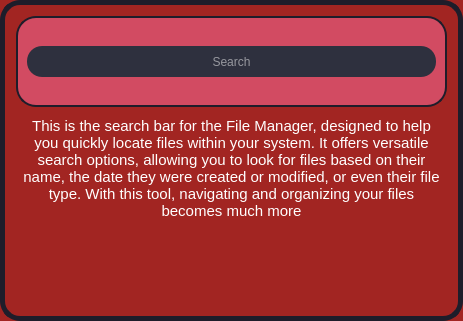
               <widget class="QFrame" name="frame_28">
                <property name="minimumSize">
                 <size>
                  <width>451</width>
                  <height>261</height>
                 </size>
                </property>
                <property name="styleSheet">
                 <string notr="true">background-color:#A22522;
border-radius: 20px;
border: 5px solid rgb(30, 29, 42);</string>
                </property>
                <property name="frameShape">
                 <enum>QFrame::StyledPanel</enum>
                </property>
                <property name="frameShadow">
                 <enum>QFrame::Raised</enum>
                </property>
                <layout class="QGridLayout" name="gridLayout_39">
                 <item row="0" column="0">
                  <widget class="QFrame" name="frame_29">
                   <property name="sizePolicy">
                    <sizepolicy hsizetype="Expanding" vsizetype="Fixed">
                     <horstretch>0</horstretch>
                     <verstretch>0</verstretch>
                    </sizepolicy>
                   </property>
                   <property name="minimumSize">
                    <size>
                     <width>431</width>
                     <height>91</height>
                    </size>
                   </property>
                   <property name="maximumSize">
                    <size>
                     <width>16777215</width>
                     <height>91</height>
                    </size>
                   </property>
                   <property name="styleSheet">
                    <string notr="true">background-color: #D24B62;
border-radius: 20px;
border: 2px solid  rgb(30, 29, 42);</string>
                   </property>
                   <property name="frameShape">
                    <enum>QFrame::StyledPanel</enum>
                   </property>
                   <property name="frameShadow">
                    <enum>QFrame::Raised</enum>
                   </property>
                   <layout class="QGridLayout" name="gridLayout_40">
                    <item row="0" column="0">
                     <spacer name="verticalSpacer_32">
                      <property name="orientation">
                       <enum>Qt::Vertical</enum>
                      </property>
                      <property name="sizeHint" stdset="0">
                       <size>
                        <width>20</width>
                        <height>7</height>
                       </size>
                      </property>
                     </spacer>
                    </item>
                    <item row="1" column="0">
                     <widget class="QLineEdit" name="lineEdit_9">
                      <property name="enabled">
                       <bool>false</bool>
                      </property>
                      <property name="minimumSize">
                       <size>
                        <width>401</width>
                        <height>31</height>
                       </size>
                      </property>
                      <property name="styleSheet">
                       <string notr="true">background-color: rgb(46, 48, 62);
color: rgb(255, 255, 255);
border-radius: 15px;
border: none;</string>
                      </property>
                      <property name="alignment">
                       <set>Qt::AlignCenter</set>
                      </property>
                      <property name="placeholderText">
                       <string>Search</string>
                      </property>
                     </widget>
                    </item>
                    <item row="2" column="0">
                     <spacer name="verticalSpacer_33">
                      <property name="orientation">
                       <enum>Qt::Vertical</enum>
                      </property>
                      <property name="sizeHint" stdset="0">
                       <size>
                        <width>20</width>
                        <height>7</height>
                       </size>
                      </property>
                     </spacer>
                    </item>
                   </layout>
                  </widget>
                 </item>
                 <item row="1" column="0">
                  <widget class="QTextBrowser" name="textBrowser_5">
                   <property name="minimumSize">
                    <size>
                     <width>401</width>
                     <height>48</height>
                    </size>
                   </property>
                   <property name="styleSheet">
                    <string notr="true">border: none;</string>
                   </property>
                   <property name="html">
                    <string>&lt;!DOCTYPE HTML PUBLIC &quot;-//W3C//DTD HTML 4.0//EN&quot; &quot;http://www.w3.org/TR/REC-html40/strict.dtd&quot;&gt;
&lt;html&gt;&lt;head&gt;&lt;meta name=&quot;qrichtext&quot; content=&quot;1&quot; /&gt;&lt;style type=&quot;text/css&quot;&gt;
p, li { white-space: pre-wrap; }
&lt;/style&gt;&lt;/head&gt;&lt;body style=&quot; font-family:'MS Shell Dlg 2'; font-size:8.25pt; font-weight:400; font-style:normal;&quot;&gt;
&lt;p align=&quot;center&quot; style=&quot; margin-top:0px; margin-bottom:0px; margin-left:0px; margin-right:0px; -qt-block-indent:0; text-indent:0px;&quot;&gt;&lt;span style=&quot; font-family:'Courier New'; font-size:11pt; color:#ffffff;&quot;&gt;This is the search bar for the File Manager, designed to help you quickly locate files within your system. It offers versatile search options, allowing you to look for files based on their name, the date they were created or modified, or even their file type. With this tool, navigating and organizing your files becomes much more&lt;/span&gt;&lt;/p&gt;&lt;/body&gt;&lt;/html&gt;</string>
                   </property>
                  </widget>
                 </item>
                </layout>
               </widget>
